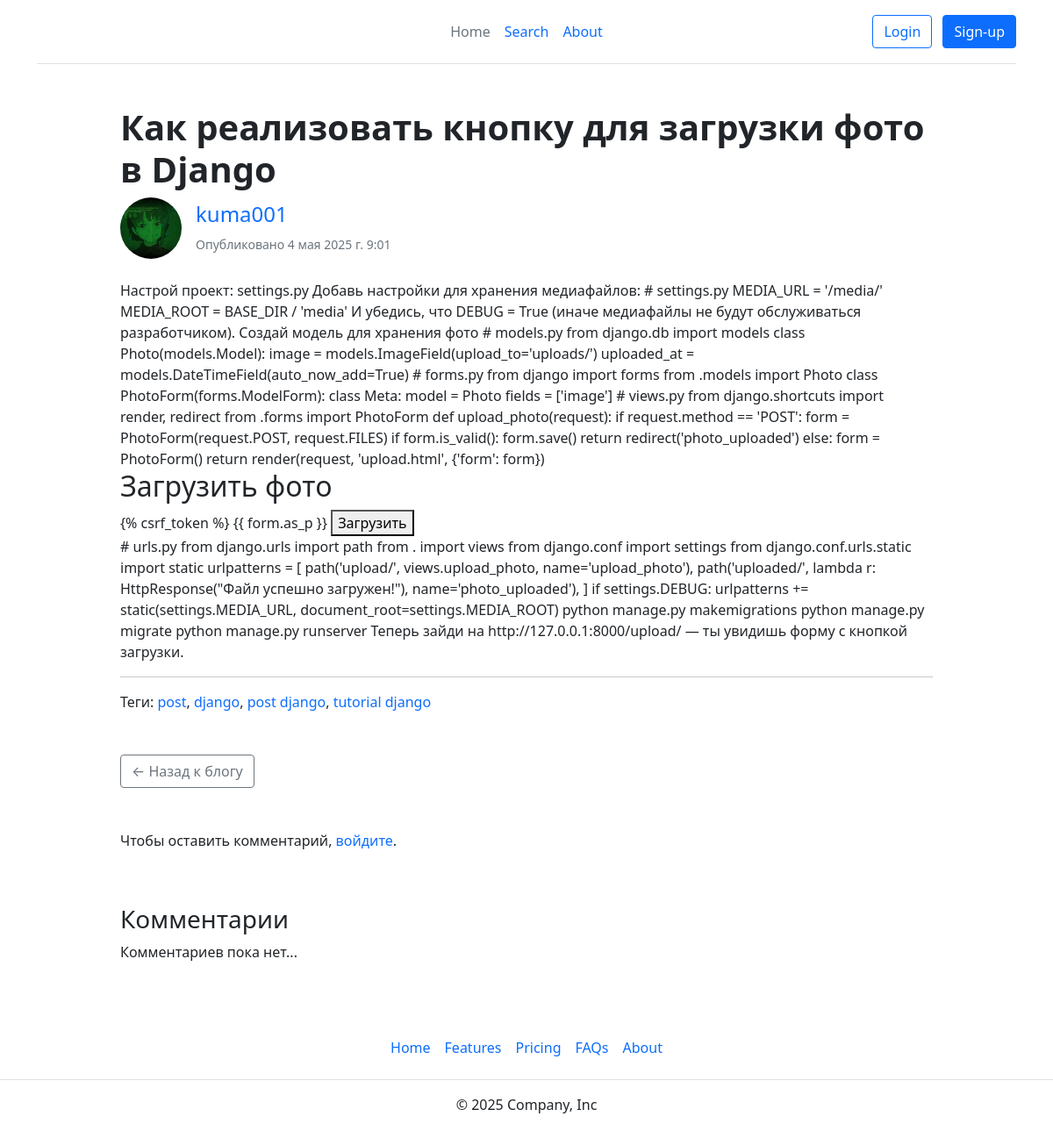
Before: /django/ with the older database file.
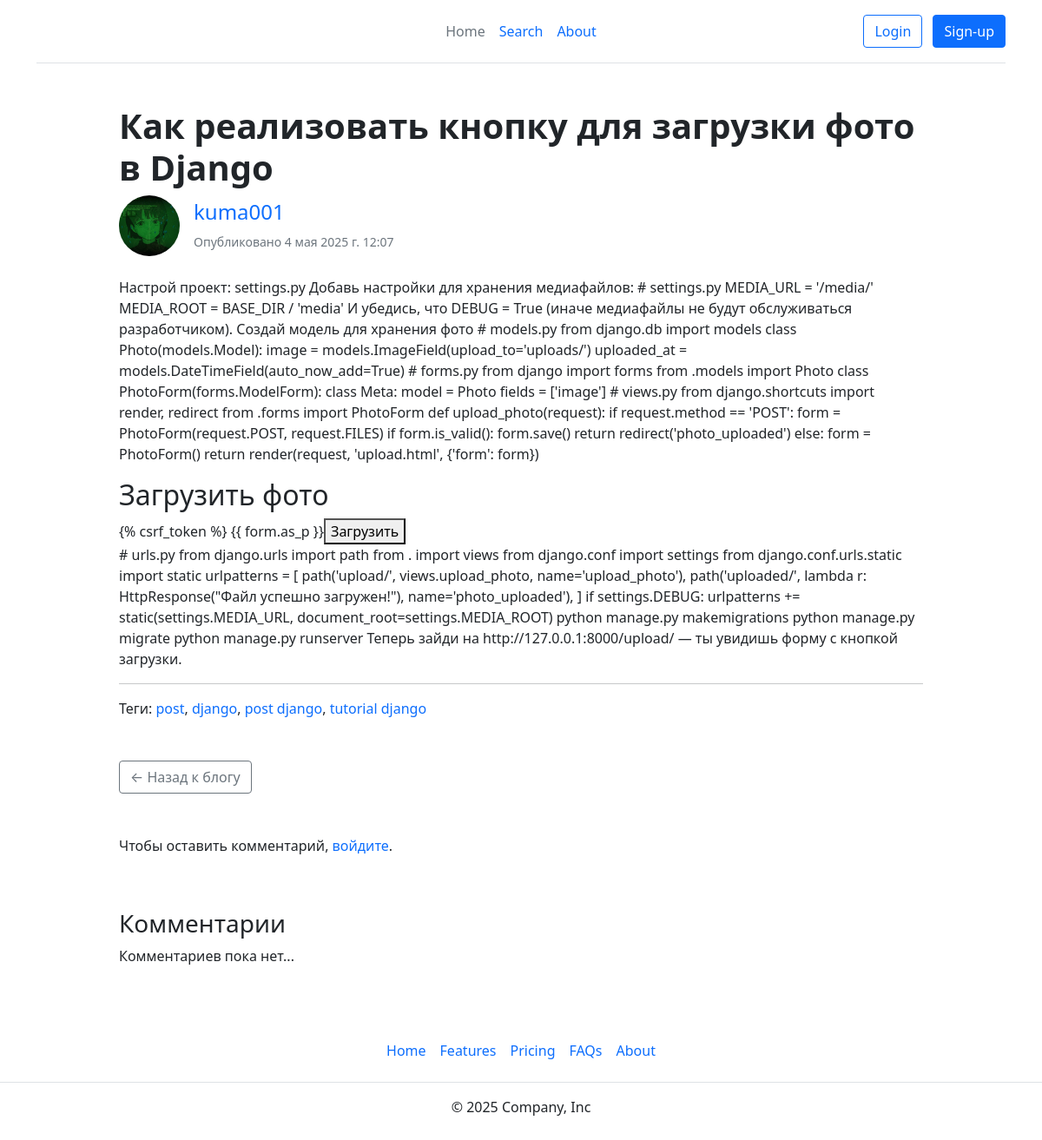
After: the same page with the newer database file.
### blog/models.py (models this page shows, shortened)
class Post(models.Model):
    title = models.CharField(max_length=200)
    slug = models.SlugField(max_length=200, unique=True, blank=True)
    body = RichTextUploadingField()
    created_at = models.DateTimeField(auto_now=True)
    published = models.BooleanField(default=True)
    author = models.ForeignKey(User, on_delete=models.CASCADE)
    tags = models.ManyToManyField(Tag, blank=True)
    class Meta:
        ordering = ['-created_at']

class Profile(models.Model):
    user = models.OneToOneField(User, on_delete=models.CASCADE)
    avatar = models.ImageField(upload_to='avatars/', default='avatars/default.jpg', blank=True, null=True)
    bio = models.TextField(blank=True)

### blog/views.py (the view)
# urls.py: path('<slug:slug>/', PostDetailView.as_view(), name='post_detail'),
class PostDetailView(DetailView):
    model = Post
    template_name = 'blog/post_detail.html'
    context_object_name = 'post'
    def get_context_data(self, **kwargs):
        context = super().get_context_data(**kwargs)    # для расширения контекста
        context['form'] = CommentForm()                 # Добавляем пустую форму комментария
        context['comments'] = self.object.comments.select_related('user')
        return context
    def post(self, request, *args, **kwargs):
        self.object = self.get_object()
        form = CommentForm(request.POST)
        if form.is_valid():
            comment = form.save(commit=False)
            comment.post = self.object
            comment.user = request.user
            comment.save()
            return redirect(self.object.get_absolute_url())
        context = self.get_context_data()
        context['form'] = form
        return self.render_to_response(context)

### templates/blog/post_detail.html (shortened to what this page needs)
{% extends 'base.html' %}
{% block content %}
<div class="container mt-4">
    <div class="row justify-content-center">
        <div class="col-lg-10">
            <article>
                <header class="mb-4">
                    <h1 class="fw-bold">{{ post.title }}</h1>
                    <div class="d-flex align-items-center mb-3">
                        <img src="{{ post.author.profile.avatar.url }}" alt="Аватар" class="rounded-circle me-3"
                            width="70" height="70">
                        <div>
                            <h4> <a href="{% url 'author' post.author.id %}">{{ post.author }}</a></h4>
                            <small class="text-muted">Опубликовано {{ post.created_at }}</small>
                        </div>
                    </div>
                </header>
                <section class="post-content">
                    {{ post.body|safe }}
                </section>
                <hr>
                <p>Теги:
                    {% for tag in post.tags.all %}
                    <a href="/">{{ tag.name }}</a>{% if not forloop.last %}, {% endif %}
                    {% endfor %}
                </p>
                <div class="mt-5">
                    <a href="/" class="btn btn-outline-secondary">&larr; Назад к блогу</a>
                </div>
            </article>
            <section class="mt-5">
                {% if user.is_authenticated %}
                <form method="post">
                    {% csrf_token %}
                    {{ form.as_p }}
                    <button type="submit" class="btn btn-primary">Оставить комментарий</button>
                </form>
                {% else %}
                <p>Чтобы оставить комментарий, <a href="{% url 'login' %}">войдите</a>.</p>
                {% endif %}
                <div class="container-comment">
                    <h3>Комментарии</h3>
                    {% for comment in comments %}
                    <div class="mb-4 container-comment-div">
                        <div class="border p-3 rounded mb-2">
                            <strong>{{ comment.username.user }}</strong>
                            <p>{{ comment.body }}</p>
                            <span class="text-muted">{{ comment.created_at|date:"d M Y H:i" }}</span>
                        </div>
                    </div>
                    {% empty %}
                    <p>Комментариев пока нет...</p>
                    {% endfor %}
                </div>
            </section>
        </div>
    </div>
</div>
{% endblock %}

Changed rows visible on the page:
changed Post "Как реализовать кнопку для загрузки фото в Django": created_at "4 мая 2025 г. 9:01" → "4 мая 2025 г. 12:07"
